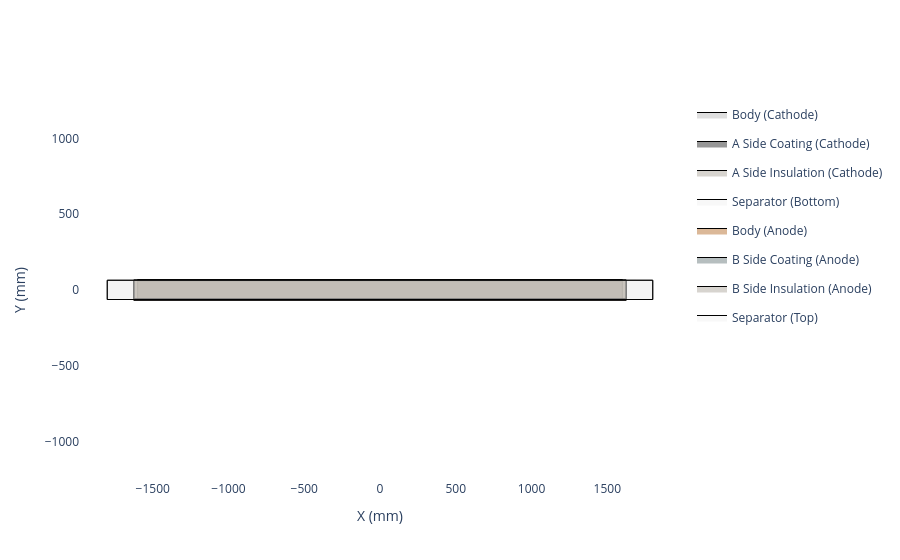

The notebook cell this image was saved under:
### Code cell
# create the layup 

top_separator = ocd.Separator(
    material=separator_material, 
    thickness=12,
    width = 127,
    length = 3600
)

bottom_serparator = ocd.Separator(
    material=separator_material, 
    thickness=12,
    width = 127,
    length = 3600,
)

my_layup = ocd.Laminate(
    anode=my_anode,
    cathode=my_cathode,
    top_separator=top_separator,
    bottom_separator=bottom_serparator
)

my_layup.get_top_down_view().show()

### Figure 1 — Plotly figure (JSON) as saved in the notebook; plotly's stock layout.template omitted (floating-point values rounded to 4 significant figures)
{"data": [{"fill": "toself", "fillcolor": "rgba(192, 192, 192, 0.5)", "legendgroup": "Body (Cathode) (Cathode)", "line": {"color": "black", "width": 1}, "mode": "lines", "name": "Body (Cathode)", "showlegend": true, "type": "scatter", "x": [-1600.0, -1600.0, -1600.0, 1600.0, 1600.0, 1600.0, -1600.0], "y": [-62.5, 62.5, 67.5, 67.5, 62.5, -62.5, -62.5]}, {"fill": "toself", "fillcolor": "rgba(48, 48, 48, 0.5)", "legendgroup": "A Side Coating (Cathode) (Cathode)", "line": {"color": "black", "width": 1}, "mode": "lines", "name": "A Side Coating (Cathode)", "type": "scatter", "x": [-1600.0, -1600.0, -1600.0, 1600.0, 1600.0, 1600.0, -1600.0, -1600.0, -1600.0, -1600.0, 1600.0, 1600.0, 1600.0, -1600.0], "y": [-62.5, 60.0, 60.0, 60.0, 60.0, -62.5, -62.5, -62.5, 60.0, 60.0, 60.0, 60.0, -62.5, -62.5]}, {"fill": "toself", "fillcolor": "rgba(176, 169, 159, 0.5)", "legendgroup": "A Side Insulation (Cathode) (Cathode)", "line": {"color": "black", "width": 1}, "mode": "lines", "name": "A Side Insulation (Cathode)", "type": "scatter", "x": [-1600.0, -1600.0, 1600.0, 1600.0, -1600.0, -1600.0, -1600.0, 1600.0, 1600.0, -1600.0], "y": [60.0, 62.5, 62.5, 60.0, 60.0, 60.0, 62.5, 62.5, 60.0, 60.0]}, {"fill": "toself", "fillcolor": "rgba(242, 242, 242, 0.5)", "legendgroup": "Separator_bottom", "line": {"color": "black", "width": 1}, "mode": "lines", "name": "Separator (Bottom)", "showlegend": true, "type": "scatter", "x": [-1800.0, -1800.0, 1800.0, 1800.0, -1800.0], "y": [-63.5, 63.5, 63.5, -63.5, -63.5]}, {"fill": "toself", "fillcolor": "rgba(184, 115, 51, 0.5)", "legendgroup": "Body (Anode) (Anode)", "line": {"color": "black", "width": 1}, "mode": "lines", "name": "Body (Anode)", "showlegend": true, "type": "scatter", "x": [-1625.0, -1625.0, -1625.0, 1625.0, 1625.0, 1625.0, -1625.0], "xaxis": "x", "y": [64.0, -64.0, -69.0, -69.0, -64.0, 64.0, 64.0], "yaxis": "y"}, {"fill": "toself", "fillcolor": "rgba(111, 127, 128, 0.5)", "legendgroup": "B Side Coating (Anode) (Anode)", "line": {"color": "black", "width": 1}, "mode": "lines", "name": "B Side Coating (Anode)", "type": "scatter", "x": [-1625.0, -1625.0, -1625.0, 1625.0, 1625.0, 1625.0, -1625.0, -1625.0, -1625.0, -1625.0, 1625.0, 1625.0, 1625.0, -1625.0], "xaxis": "x", "y": [64.0, -61.5, -61.5, -61.5, -61.5, 64.0, 64.0, 64.0, -61.5, -61.5, -61.5, -61.5, 64.0, 64.0], "yaxis": "y"}, {"fill": "toself", "fillcolor": "rgba(176, 169, 159, 0.5)", "legendgroup": "B Side Insulation (Anode) (Anode)", "line": {"color": "black", "width": 1}, "mode": "lines", "name": "B Side Insulation (Anode)", "type": "scatter", "x": [-1625.0, -1625.0, 1625.0, 1625.0, -1625.0, -1625.0, -1625.0, 1625.0, 1625.0, -1625.0], "xaxis": "x", "y": [-61.5, -64.0, -64.0, -61.5, -61.5, -61.5, -64.0, -64.0, -61.5, -61.5], "yaxis": "y"}, {"fill": "toself", "fillcolor": "rgba(242, 242, 242, 0.5)", "legendgroup": "Separator_top", "line": {"color": "black", "width": 1}, "mode": "lines", "name": "Separator (Top)", "showlegend": true, "type": "scatter", "x": [-1800.0, -1800.0, 1800.0, 1800.0, -1800.0], "y": [-63.5, 63.5, 63.5, -63.5, -63.5]}], "layout": {"paper_bgcolor": "white", "plot_bgcolor": "white", "xaxis": {"range": [-1980, 1980], "scaleanchor": "y", "title": {"text": "X (mm)"}, "zeroline": false}, "yaxis": {"range": [-75.83, 74.33], "title": {"text": "Y (mm)"}, "zeroline": false}}}
